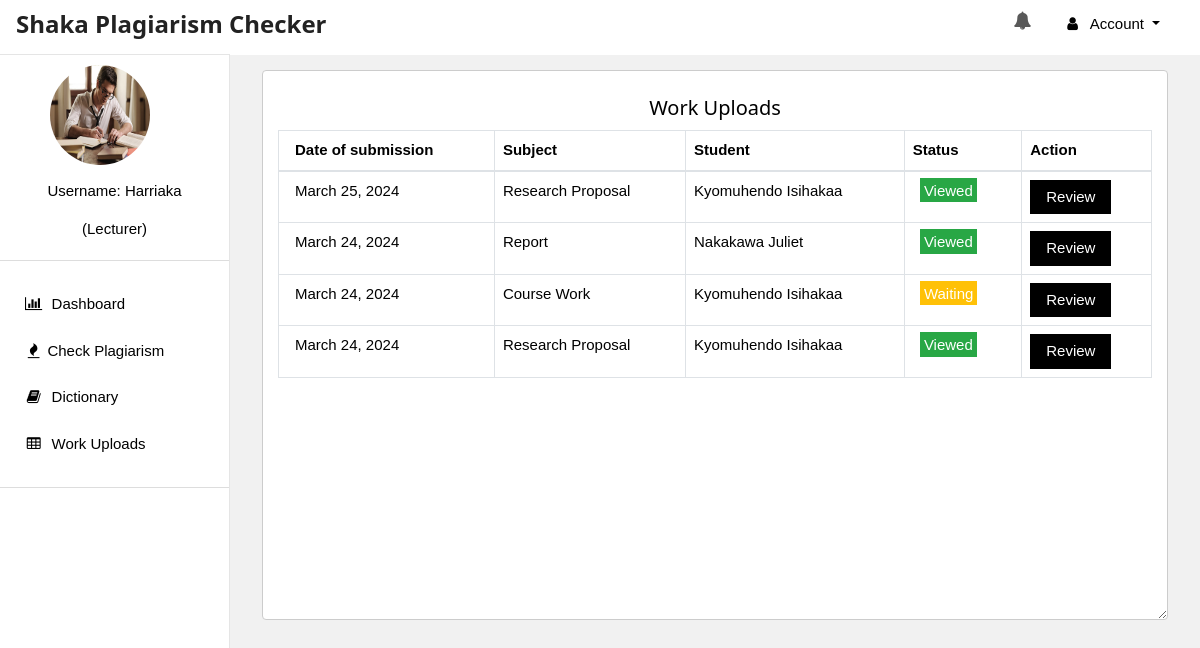
The app's page /work/ (signed in) with its own data.
### plag/models.py (models this page shows, shortened)
class Profile(models.Model):
    user = models.OneToOneField(User, on_delete=models.CASCADE)
    role = models.CharField(max_length=100)

class Upload(models.Model):
    STATUS = (('Waiting', 'Waiting'), ('Viewed', 'Viewed'))
    subject = models.CharField(max_length=100)
    file_name = models.CharField(max_length=255)
    date_uploaded = models.DateField(default=timezone.now)
    student = models.PositiveIntegerField()
    lecturer = models.ForeignKey(Profile, on_delete=models.CASCADE)
    status = models.CharField(choices = STATUS, max_length=200, default="Waiting")

### plag/views.py (the view)
# urls.py: path('work/', views.work, name='work'),
def work(request):
    user = request.user
    students=""
    if user.profile.role== "Student":
        workuploads = Upload.objects.filter(student=user.id).order_by('-pk')
    else:
        workuploads = Upload.objects.filter(lecturer=user.profile).order_by('-pk')
        student_ids = workuploads.values_list('student', flat=True)
        students = User.objects.filter(pk__in=student_ids)
    context = {
        'workuploads':workuploads,
        'students':students,
    }
    return render(request, "work.html", context)

### templates/work.html (shortened to what this page needs)
{% extends 'layout.html' %}
{% block content %}
{% load static %}
<header>
    <div class="panel w3-white w3-round w3-margin-bottom w3-border p-3">
        {%if user.profile.role == "Student" %}
        <h4 class="text-center">Work Uploads</h4>
        <a href="{% url 'plag:upload' %}" class="m-3 w3-btn btn-primary">Upload</a>
        <table class="table table-responsive w3-table table-bordered ">
            <thead>
                <tr>
                    <th>Date of submission</th>
                    <th>Subject</th>
                    <th>Lecturer</th>
                    <th>Status</th>
                    <th>Action</th>
                </tr>
            </thead>
            {%for i in workuploads %}
            <tr>
                <td>{{i.date_uploaded}}</td>
                <td>{{i.subject}}</td>
                <td>{{i.lecturer.user.first_name}} {{i.lecturer.user.last_name}}</td>
                <td><span
                        class="text-center p-1 m-2 {% if i.status == 'Waiting'%}bg-warning{%else%}bg-success{%endif%} text-white">{{i.status}}</span>
                </td>
                <td>
                    <div class="row d-flex">
                        <a href="{% url 'plag:viewpdf' pdf_file=i.file_name %}" class="w3-btn btn-primary mx-3">View</a>
                        <a href="#" class="btn"><i class="fa fa-trash text-danger"></i></a>
                    </div>
                </td>
            </tr>
            {%endfor%}
        </table>
        {%elif user.profile.role == "Lecturer" %}
        <h4 class="text-center">Work Uploads</h4>
        <table class="table table-responsive w3-table table-bordered ">
            <thead>
                <tr>
                    <th>Date of submission</th>
                    <th>Subject</th>
                    <th>Student</th>
                    <th>Status</th>
                    <th>Action</th>
                </tr>
            </thead>
            {% for i in workuploads %}
            <tr>
                <td>{{i.date_uploaded}}</td>
                <td>{{i.subject}}</td>
                <td>{% for student in students %}
                    {% if student.pk == i.student %}
                        {{ student.first_name }} {{ student.last_name }}
                    {% endif %}
                {% endfor %} </td>
                <td><span
                        class="text-center p-1 m-2 {% if i.status == 'Waiting'%}bg-warning{%else%}bg-success{%endif%} text-white">{{i.status}}</span>
                </td>
                <td>
                    <div class="row d-flex">
                        <a href="{% url 'plag:viewpdf' pdf_file=i.file_name %}" class="w3-btn btn-primary mx-3">Review</a>
                    </div>
                </td>
            </tr>
            {%endfor%}
        </table>
        {%endif%}
    </div>
</header>
{% endblock %}

### templates/layout.html (shortened to what this page needs)
{% load static %}
<!DOCTYPE html>
<html lang="en" dir="ltr">
<head>
    <link rel="stylesheet" href="{% static 'assets/icons/font-awesome-4.7.0/css/font-awesome.min.css' %}" />
    <link rel="stylesheet" href="{% static 'assets/css/w3pro-4.13.css' %}" />
    <link rel="stylesheet" href="{% static 'assets/css/w3-theme.css' %}" />
    <link rel="stylesheet" href="{% static 'assets/css/admin-styles.css' %}" />
    <link rel="stylesheet" href="{% static 'assets/css/scrollbar.css' %}" />
    <link rel="stylesheet" href="{% static 'assets/css/bootstrap.min.css'%}" />
    <link rel="stylesheet" href="{% static 'assets/w3css.css'%}" />
</head>
<body class="w3-light-grey">
    <div id="app">
        <div class="w3-top w3- w3-white" style="height: 55px">
            <div class="w3-flex-bar w3-theme w3-left-align w3-container">
                <div class="admin-logo w3-bar-item w3-hide-medium w3-hide-small">
                    <h3 class="pr-4" style="line-height: 2; margin: 0 !important; font-weight: 750">
                        Shaka Plagiarism Checker
                    </h3>
                </div>
                <div class="w3-right d-flex">
                    <a type="button" class="w3-large w3-opacity-min p-2">
                        <i class="fa fa-bell"></i>
                    </a>
                    <div class="dropdown">
                        <a href="#" class="w3-white w3-bar-item w3-button w3-padding-large w3-hover-text-primary dropdown-toggle"
                            id="dropdownMenuButton" data-toggle="dropdown" aria-haspopup="true" aria-expanded="false">
                            <i class="fa fa-fw fa-user"></i>&nbsp; Account
                        </a>
                    </div>
                </div>
            </div>
        </div>
        <nav id="sidebar"
            class="w3-sidebar w3-top w3-bottom w3-collapse w3-white w3-border-right w3-border-top scrollbar" style="
          z-index: 3;
          width: 230px;
          height: auto;
          margin-top: 54px;
          border-color: rgba(0, 0, 0, 0.1) !important;
        " id="mySidebar">
            <div class="w3-bar-block">
                <div>
                    <img class="image" src="{% static 'assets/images/1.jpg'%}" alt="" />
                </div>
                <p class="text-center bold"><b>Username: {{user.username}}</b></p>
                <p class="text-center bold"><b>({{user.profile.role}})</b></p>
                <hr>
                <a href="{% url 'plag:dashboard' %}"
                    class="w3-bar-item w3-button w3-padding-large w3-hover-text-primary nav-link">
                    <i class="fa fa-fw fa-bar-chart"></i>&nbsp; Dashboard
                </a>
                <a href="{% url 'plag:checkplagiarism'%}"
                    class="w3-bar-item w3-button w3-padding-large w3-hover-text-primary nav-link">
                    <i class="fa fa-fw fa-fire"></i>&nbsp;Check Plagiarism
                </a>
                {%if user.is_staff == False%}
                <a href="{%url 'plag:dictionary'%}"
                    class="w3-bar-item w3-button w3-padding-large w3-hover-text-primary nav-link">
                    <i class="fa fa-fw fa-book"></i>&nbsp; Dictionary
                </a>
                <a href="{%url 'plag:work'%}"
                    class="w3-bar-item w3-button w3-padding-large w3-hover-text-primary nav-link">
                    <i class="fa fa-fw fa-table"></i>&nbsp; Work Uploads
                </a>
                <hr>
                {%endif%}
            </div>
        </nav>
        <div class="w3-main" style="margin-top: 54px">
            <div style="padding: 16px 32px">{%block content%} {%endblock%}</div>
        </div>
    </div>
</body>
</html>

### static/assets/css/w3pro-4.13.css (style rules this page uses)
*,*:before,*:after { box-sizing:inherit }
html { -ms-text-size-adjust:100%;-webkit-text-size-adjust:100% }
body { margin:0 }
article,aside,details,figcaption,figure,footer,header,main,menu,nav,section { display:block }
a { background-color:transparent }
b,strong { font-weight:bolder }
img { border-style:none }
hr { box-sizing:content-box;height:0;overflow:visible }
button,[type=button],[type=reset],[type=submit] { -webkit-appearance:button }
html,body { font-family:Verdana,sans-serif;font-size:15px;line-height:1.5 }
html { overflow-x:hidden }
h3 { font-size:24px }
h4 { font-size:20px }
h1,h2,h3,h4,h5,h6 { font-family:"Segoe UI",Arial,sans-serif;font-weight:400;margin:10px 0 }
hr { border:0;border-top:1px solid #eee;margin:20px 0 }
img { vertical-align:middle }
a { color:inherit }
.w3-table,.w3-table-all { border-collapse:collapse;border-spacing:0;width:100%;display:table }
.w3-table td,.w3-table th,.w3-table-all td,.w3-table-all th { padding:8px 8px;display:table-cell;text-align:left;vertical-align:top }
.w3-table th:first-child,.w3-table td:first-child,.w3-table-all th:first-child,.w3-table-all td:first-child { padding-left:16px }
.w3-btn,.w3-button { border:none;display:inline-block;padding:8px 16px;vertical-align:middle;overflow:hidden;text-decoration:none;color:inherit;background-color:inherit;text-align:center;cursor:pointer;white-space:nowrap }
.w3-btn,.w3-button { -webkit-touch-callout:none;-webkit-user-select:none;-khtml-user-select:none;-moz-user-select:none;-ms-user-select:none;user-select:none }
.w3-sidebar { height:100%;width:200px;background-color:#fff;position:fixed!important;z-index:1;overflow:auto }
.w3-main,#main { transition:margin-left .4s }
.w3-bar-block .w3-bar-item { width:100%;display:block;padding:8px 16px;text-align:left;border:none;white-space:normal;float:none;outline:0 }
.w3-container:after,.w3-container:before,.w3-panel:after,.w3-panel:before,.w3-row:after,.w3-row:before,.w3-row-padding:after,.w3-row-padding:before, .w3-cell-row:before,.w3-cell-row:after,.w3-clear:after,.w3-clear:before,.w3-bar:before,.w3-bar:after { content:"";display:table;clear:both }
@media (min-width:993px) { .w3-sidebar.w3-collapse { display:block!important } }
.w3-top,.w3-bottom { position:fixed;width:100%;z-index:1 }
.w3-top { top:0 }
.w3-bottom { bottom:0 }
.w3-round,.w3-round-medium { border-radius:4px }
.w3-container,.w3-panel { padding:0.01em 16px }
.w3-opacity-min { opacity:0.75 }
.w3-large { font-size:18px!important }
.w3-left-align { text-align:left!important }
.w3-border { border:1px solid #ccc!important }
.w3-border-top { border-top:1px solid #ccc!important }
.w3-border-right { border-right:1px solid #ccc!important }
.w3-margin-bottom { margin-bottom:16px!important }
.w3-padding-large { padding:12px 24px!important }
.w3-right { float:right!important }

### static/assets/css/w3-theme.css (style rules this page uses)
:root { --primary: #008cff; --primary-light: #e0f3ff; --secondary: #75808a; --success: #4CAF50; --danger: #f44336; --info: #2196F3; --warning: #ff9800; --dark: #343a40; --light: #eff0f1; --link: coral; --link-hover: #006bc3; --gray: #9e9e9e; --white: #fff; --black: #222; --yellow: #fec20f; --border-color: #ddd; --input-border-color: #ccc; --theme: var(--white); }
p { margin:12px 0; }
hr { margin:16px 0; }
a { color:var(--primary) }
.w3-padding-large { padding: 12px 16px!important; }
.w3-table td { padding-top: 12px; padding-bottom: 12px; }
hr, .w3-border-top, .w3-border-bottom, .w3-border-left, .w3-border-right, .w3-table-all { border-color:var(--border-color)!important; }
.w3-border { border:1px solid var(--border-color) !important; }
.w3-button { box-shadow: inset 10vw 10vw rgba(0,0,0,0)!important; transition: box-shadow .35s, background .35s; }
.w3-theme, .w3-theme:hover, .w3-hover-theme:hover { color:var(--black)!important;background-color:var(--theme)!important }
.w3-white, .w3-white:hover, .w3-hover-white:hover { color:var(--black)!important;background-color:var(--white)!important }
.w3-flex-bar { display:flex; align-items: center }
.w3-flex-bar .w3-right { margin-left: auto }

### static/assets/css/admin-styles.css (style rules this page uses)
html, body { font-family: 'Roboto', sans-serif; font-weight: 400; background-color: #f1f1f1!important; }
h1, h2, h3, h4, h5, h6 { font-family: 'Roboto', sans-serif; font-weight: 500 }
b, bolder { font-weight: 500!important; }
.admin-logo { transition: margin .4s; }
#sidebar { transition: transform .4s; }
#app .w3-main { margin-left: 230px; transition: none; }

### templates/work.html (style rules this page uses)
.panel { height: 550px; resize: vertical; overflow: auto; }

### records on screen
Upload: date_uploaded "March 25, 2024", subject "Research Proposal", status "Viewed"
Upload: date_uploaded "March 24, 2024", subject "Report", status "Viewed"
Upload: date_uploaded "March 24, 2024", subject "Course Work", status "Waiting"
Upload: date_uploaded "March 24, 2024", subject "Research Proposal", status "Viewed"

### other values on screen
{{ user.username }} "Harriaka"
{{ user.profile.role }} "Lecturer"
{{ student.first_name }} "Kyomuhendo"
{{ student.last_name }} "Isihakaa"
{{ student.first_name }} "Nakakawa"
{{ student.last_name }} "Juliet"
